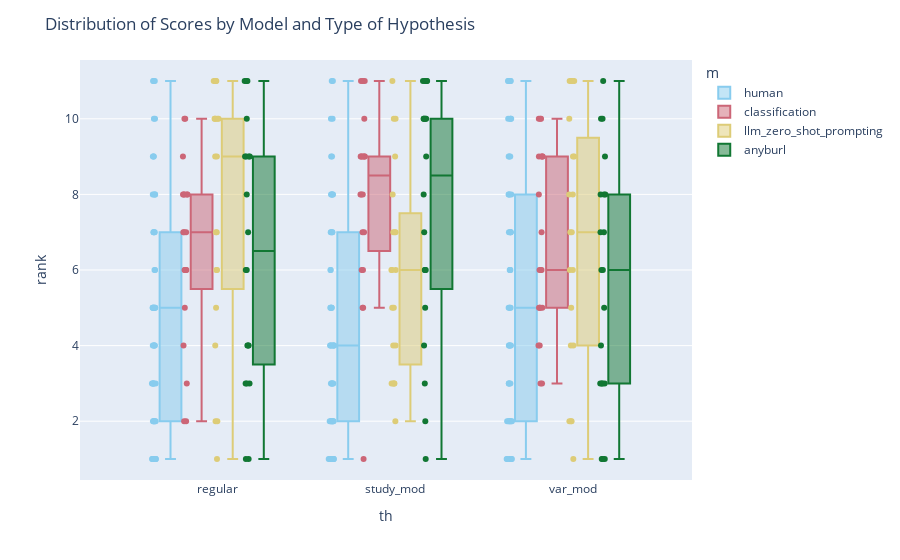

Notebook cell for this chart:
### Code cell
fig = px.box(comparison_h, x='th', y='rank', color='m', points='all',
             #labels={'Score': 'Scores', 'Model': 'Models', 'Type of Hypothesis': 'Type of Hypothesis'}
             color_discrete_map=COLOR_PALETTE
             )
fig.update_layout(title='Distribution of Scores by Model and Type of Hypothesis')
fig.write_image("../visualisations/user_studies_ai_human_h_ranks.pdf", format='pdf')
fig.show()

### Figure 1 — Plotly figure (JSON) as saved in the notebook; plotly's stock layout.template omitted (floating-point values rounded to 4 significant figures; data arrays with more than 128 entries replaced by an {"elided": "..."} marker saying what was removed)
{"data": [{"alignmentgroup": "True", "boxpoints": "all", "hovertemplate": "m=human<br>th=%{x}<br>rank=%{y}<extra></extra>", "legendgroup": "human", "marker": {"color": "rgb(136, 204, 238)"}, "name": "human", "notched": false, "offsetgroup": "human", "orientation": "v", "showlegend": true, "type": "box", "x": {"elided": "150 str values"}, "x0": " ", "xaxis": "x", "y": {"elided": "150 int values"}, "y0": " ", "yaxis": "y"}, {"alignmentgroup": "True", "boxpoints": "all", "hovertemplate": "m=classification<br>th=%{x}<br>rank=%{y}<extra></extra>", "legendgroup": "classification", "marker": {"color": "rgb(204, 102, 119)"}, "name": "classification", "notched": false, "offsetgroup": "classification", "orientation": "v", "showlegend": true, "type": "box", "x": ["regular", "regular", "regular", "regular", "regular", "regular", "regular", "regular", "regular", "regular", "regular", "regular", "regular", "regular", "regular", "regular", "regular", "regular", "regular", "regular", "study_mod", "study_mod", "study_mod", "study_mod", "study_mod", "study_mod", "study_mod", "study_mod", "study_mod", "study_mod", "study_mod", "study_mod", "study_mod", "study_mod", "study_mod", "study_mod", "study_mod", "study_mod", "study_mod", "study_mod", "var_mod", "var_mod", "var_mod", "var_mod", "var_mod", "var_mod", "var_mod", "var_mod", "var_mod", "var_mod", "var_mod", "var_mod", "var_mod", "var_mod", "var_mod", "var_mod", "var_mod", "var_mod", "var_mod", "var_mod"], "x0": " ", "xaxis": "x", "y": [6, 10, 6, 10, 4, 3, 2, 9, 8, 8, 6, 8, 8, 7, 7, 2, 6, 7, 8, 5, 9, 9, 7, 9, 6, 7, 8, 6, 8, 5, 9, 9, 9, 10, 5, 11, 11, 11, 8, 1, 3, 9, 9, 4, 6, 4, 10, 10, 5, 5, 9, 10, 5, 7, 3, 5, 9, 6, 8, 6], "y0": " ", "yaxis": "y"}, {"alignmentgroup": "True", "boxpoints": "all", "hovertemplate": "m=llm_zero_shot_prompting<br>th=%{x}<br>rank=%{y}<extra></extra>", "legendgroup": "llm_zero_shot_prompting", "marker": {"color": "rgb(221, 204, 119)"}, "name": "llm_zero_shot_prompting", "notched": false, "offsetgroup": "llm_zero_shot_prompting", "orientation": "v", "showlegend": true, "type": "box", "x": ["regular", "regular", "regular", "regular", "regular", "regular", "regular", "regular", "regular", "regular", "regular", "regular", "regular", "regular", "regular", "regular", "regular", "regular", "regular", "regular", "study_mod", "study_mod", "study_mod", "study_mod", "study_mod", "study_mod", "study_mod", "study_mod", "study_mod", "study_mod", "study_mod", "study_mod", "study_mod", "study_mod", "study_mod", "study_mod", "study_mod", "study_mod", "study_mod", "study_mod", "var_mod", "var_mod", "var_mod", "var_mod", "var_mod", "var_mod", "var_mod", "var_mod", "var_mod", "var_mod", "var_mod", "var_mod", "var_mod", "var_mod", "var_mod", "var_mod", "var_mod", "var_mod", "var_mod", "var_mod"], "x0": " ", "xaxis": "x", "y": [9, 11, 7, 11, 2, 10, 6, 4, 6, 5, 7, 9, 10, 10, 2, 10, 10, 11, 11, 1, 10, 7, 8, 10, 4, 3, 5, 9, 11, 3, 3, 5, 6, 6, 3, 4, 6, 7, 7, 2, 9, 8, 7, 2, 2, 5, 11, 11, 6, 4, 1, 8, 10, 6, 4, 7, 11, 11, 9, 2], "y0": " ", "yaxis": "y"}, {"alignmentgroup": "True", "boxpoints": "all", "hovertemplate": "m=anyburl<br>th=%{x}<br>rank=%{y}<extra></extra>", "legendgroup": "anyburl", "marker": {"color": "rgb(17, 119, 51)"}, "name": "anyburl", "notched": false, "offsetgroup": "anyburl", "orientation": "v", "showlegend": true, "type": "box", "x": ["regular", "regular", "regular", "regular", "regular", "regular", "regular", "regular", "regular", "regular", "regular", "regular", "regular", "regular", "regular", "regular", "regular", "regular", "regular", "regular", "study_mod", "study_mod", "study_mod", "study_mod", "study_mod", "study_mod", "study_mod", "study_mod", "study_mod", "study_mod", "study_mod", "study_mod", "study_mod", "study_mod", "study_mod", "study_mod", "study_mod", "study_mod", "study_mod", "study_mod", "var_mod", "var_mod", "var_mod", "var_mod", "var_mod", "var_mod", "var_mod", "var_mod", "var_mod", "var_mod", "var_mod", "var_mod", "var_mod", "var_mod", "var_mod", "var_mod", "var_mod", "var_mod", "var_mod", "var_mod"], "x0": " ", "xaxis": "x", "y": [1, 9, 10, 3, 1, 4, 4, 11, 9, 3, 11, 11, 9, 9, 3, 4, 7, 6, 6, 8, 11, 10, 10, 6, 2, 5, 11, 11, 7, 1, 6, 3, 8, 11, 6, 10, 10, 10, 9, 4, 8, 3, 6, 1, 3, 10, 7, 8, 3, 1, 3, 4, 9, 11, 5, 8, 6, 7, 10, 1], "y0": " ", "yaxis": "y"}], "layout": {"boxmode": "group", "legend": {"title": {"text": "m"}, "tracegroupgap": 0}, "margin": {"t": 60}, "title": {"text": "Distribution of Scores by Model and Type of Hypothesis"}, "xaxis": {"anchor": "y", "domain": [0, 1], "title": {"text": "th"}}, "yaxis": {"anchor": "x", "domain": [0, 1], "title": {"text": "rank"}}}}
